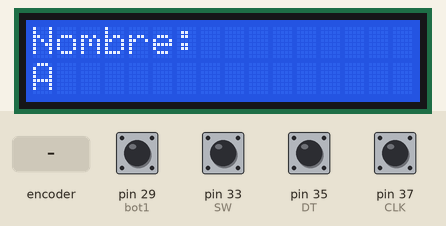
A sketch run on a simulated Arduino Mega 2560, built with avr-gcc and run on an emulated ATmega2560. On the bench: 16×2 character LCD. The test bench sets the inputs (shaded band); at power-on: pin 29 (bot1), pin 33 (SW), pin 35 (DT), pin 37 (CLK) HIGH. What the sketch prints to the serial monitor is not drawn.

Above: at 1.2 s.
1.3 s: pin 33 (SW) pulled LOW for 3.2 s
At 4.7 s:
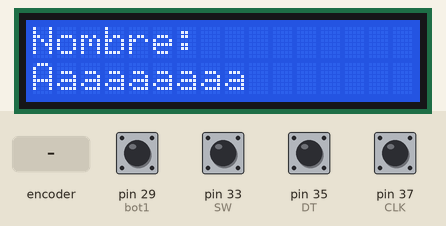
6.0 s: pin 29 (bot1) pulled LOW for 3.2 s
At 6.9 s:
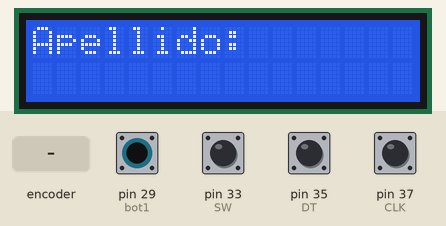
10.7 s: rotary encoder on pin 37 (CLK) / pin 35 (DT) turned 2 steps (second pin leading)
At 11.5 s:
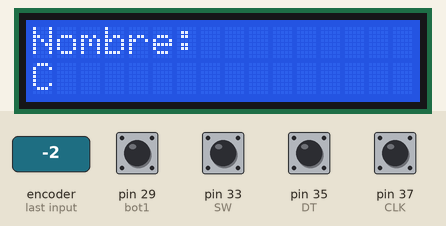
12.6 s: pin 33 (SW) pulled LOW for 0.15 s
At 13.8 s:
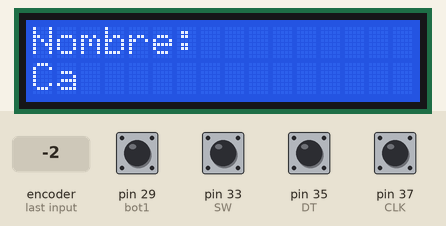
14.5 s: pin 29 (bot1) pulled LOW for 0.15 s
At 15.9 s:
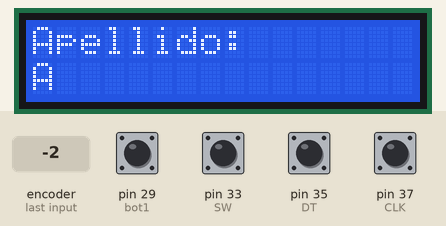
16.5 s: pin 33 (SW) pulled LOW for 1 s
At 18.7 s:
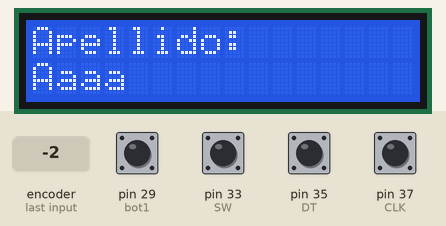
Timing chart, 0 to 20.0 s (numbered marks = the images above; inputs shaded):
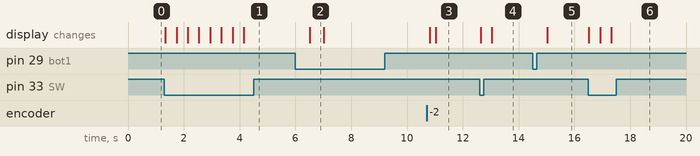

The sketch:

sketch_jul11a.ino
```cpp
#include <LiquidCrystal.h>
const int rs = 50, en = 46, d4 = 51, d5 = 49, d6 = 47, d7 = 45;
LiquidCrystal lcd(rs, en, d4, d5, d6, d7);
const int bot1 = 29;
int CLK = 37;
int DT = 35;
int SW = 33;
int counter = 0;
int currentStateCLK;
int lastStateCLK;
String currentDir = "";
unsigned long lastButtonPress = 0;
char alphabet[] = {'a', 'b', 'c', 'd', 'e', 'f', 'g', 'h', 'i', 'j', 'k', 'l', 'm', 'n', 'o', 'p', 'q', 'r', 's', 't', 'u', 'v', 'w', 'x', 'y', 'z'};
char Alphabet[] = {'A', 'B', 'C', 'D', 'E', 'F', 'G', 'H', 'I', 'J', 'K', 'L', 'M', 'N', 'O', 'P', 'Q', 'R', 'S', 'T', 'U', 'V', 'W', 'X', 'Y', 'Z'};
char letra;
char Letra;
int i = 0;
String nombre;
String apellido;
int a = 0;

void setup() {

  lcd.begin(16, 2);
  pinMode(CLK, INPUT);
  pinMode(DT, INPUT);
  pinMode(SW, INPUT_PULLUP);
  pinMode(bot1, INPUT);
  Serial.begin(9600);

  lastStateCLK = digitalRead(CLK);

}

void loop() {

  currentStateCLK = digitalRead(CLK);

  if (currentStateCLK != lastStateCLK  && currentStateCLK == 1) {
    if (digitalRead(DT) != currentStateCLK) {
      counter --;
      currentDir = "CCW";
    } else {
      counter ++;
      currentDir = "CW";
    }
  }
  Serial.print("Direction: ");
  Serial.print(currentDir);
  Serial.print(" | Counter: ");
  Serial.println(counter);

  lastStateCLK = currentStateCLK;

  int btnState = digitalRead(SW);

  if (btnState == LOW) {
    if (millis() - lastButtonPress > 50) {
      Serial.println("Button pressed!");
    }
    lastButtonPress = millis();
  }

  if (counter < 0 || counter > 26 )
    counter = 0;

  if (counter >= 0 && counter <= 26 && i != 0)
    letra = alphabet[counter];

  if ( i == 0)
    letra = Alphabet[counter];

  if ( a == 0 && nombre == "") {
    lcd.setCursor(0, 0);
    lcd.print("Nombre:");
  }

  if (a <= 1) {
    lcd.setCursor(i, 1);
    lcd.print(letra);
  }

  if (btnState == LOW && a == 0 ) {
    nombre = nombre + letra;
    lcd.print(letra);
    i++;
    counter = 0;
    lcd.setCursor(i, 1);
    delay(400);
    Serial.println(nombre);
  }

  if (digitalRead(bot1) == LOW && a == 0 && nombre != "") {
    delay(500);
    lcd.clear();
    lcd.setCursor(0, 0);
    lcd.print("Apellido:");
    counter = 0;
    i = 0;
    a++;
  }

  if (btnState == LOW && a == 1 ) {
    apellido = apellido + letra;
    lcd.print(letra);
    i++;
    counter = 0;
    lcd.setCursor(i, 1);
    delay(400);
    Serial.println(apellido);
  }


  if (digitalRead(bot1) == LOW && a == 1) {
    a++;
    delay(500);
    lcd.clear();
    lcd.setCursor(0, 0);
    lcd.print("Nombre completo:");
    lcd.setCursor(0, 1);
    lcd.print(nombre + " " + apellido);
    counter = 0;
    i = 0;
  }

  if (digitalRead(bot1) == LOW && a == 2) {
    lcd.clear();
    a = 0;
    nombre = "";
    apellido  = "";
    Serial.println(a);
  }
}
```

Measured:
- after the input at 1.3 s, the display: first changes at once (image 1 shows a later state)
- after the input at 6.0 s, the display: changes after 0.51 s (image 2)
- after the input at 10.7 s, the display: first changes after 0.12 s (image 3 shows a later state)
- after the input at 12.6 s, the display: first changes after 0.05 s (image 4 shows a later state)
- after the input at 14.5 s, the display: first changes after 0.53 s (image 5 shows a later state)
- after the input at 16.5 s, the display: first changes at once (image 6 shows a later state)
- what the display in image 2 shows lasts 0.5 s, from 6.5 s to 7.0 s
